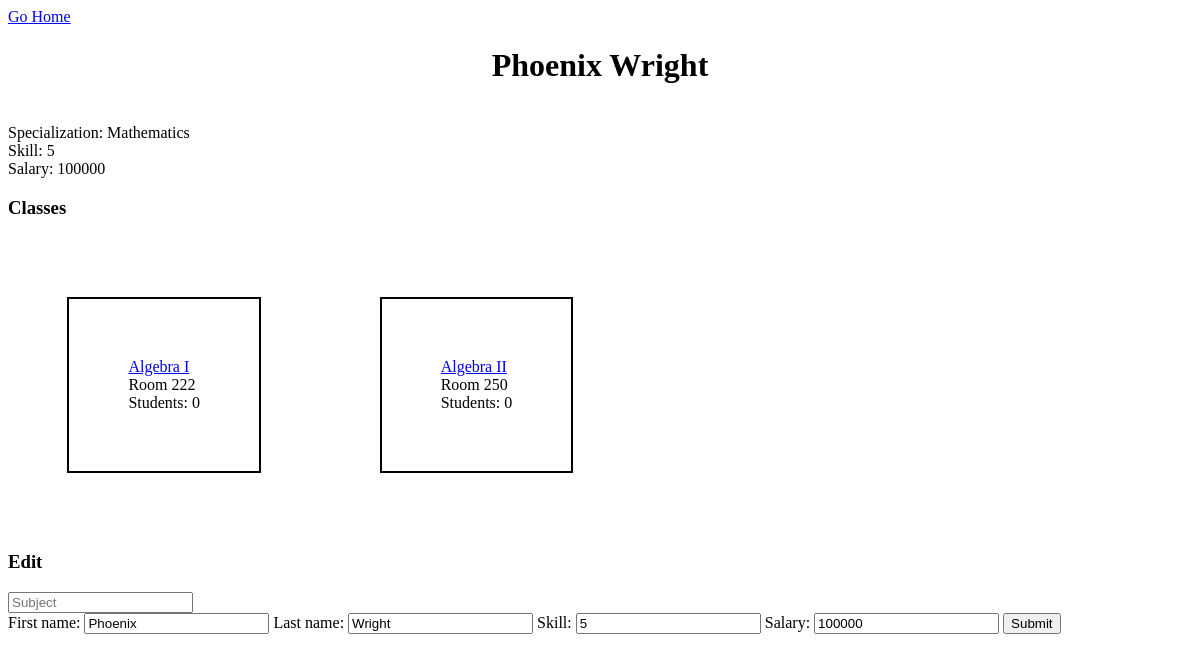
Page /faculty/1 (signed in) on the earlier database version.
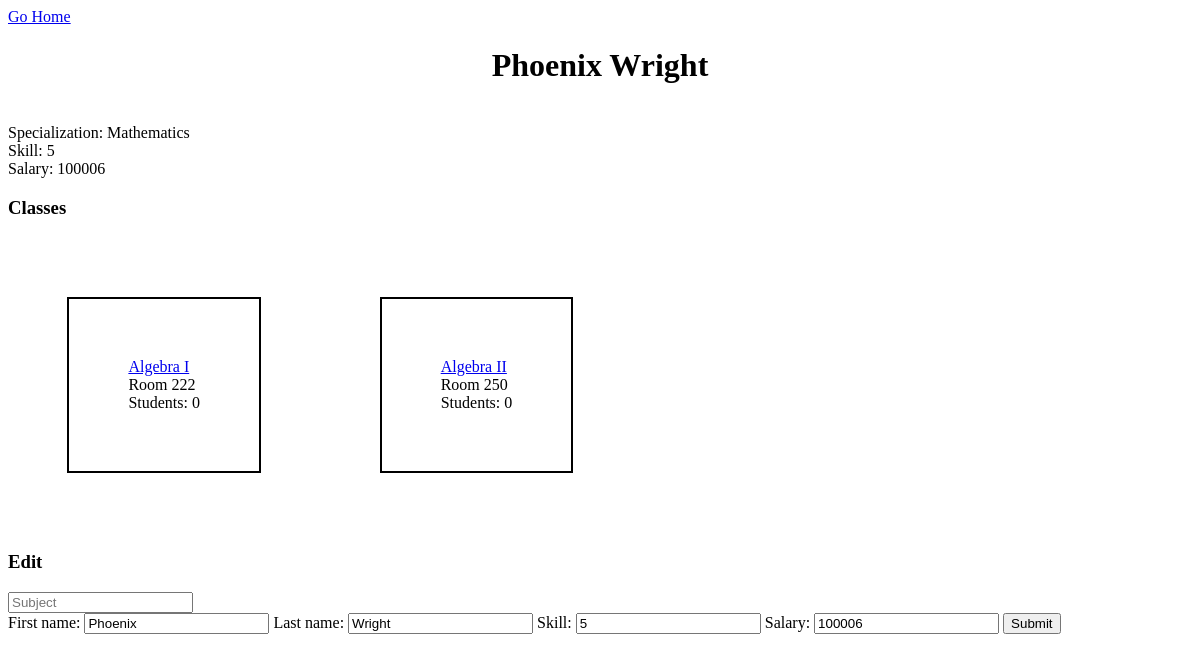
Same page on the later database version.
### main/models.py (models this page shows)
class Teacher(models.Model):
    user = models.ForeignKey(User, on_delete=models.DO_NOTHING, blank=True, null=True)
    first_name = models.CharField(max_length=50)
    last_name = models.CharField(max_length=50)
    subject = models.ForeignKey(Subject, on_delete=models.CASCADE, blank=True, null=True)
    skill = models.IntegerField(validators=[MinValueValidator(0), MaxValueValidator(5)], blank=True, null=True)
    salary = models.IntegerField(validators=[MinValueValidator(1000), MaxValueValidator(999999)], blank=True, null=True)
    def __str__(self):
        return (
                f"{self.first_name+' '+self.last_name}"
        )

class Subject(models.Model):
    user = models.ForeignKey(User, on_delete=models.DO_NOTHING, blank=True, null=True)
    name = models.CharField(max_length=60, unique=True)
    def __str__(self):
        return (
                f"{self.name}"
        )

### main/views.py (the view, shortened to what this page needs)
# urls.py: path('faculty/<int:pk>', views.faculty, name='faculty'),
@login_required(login_url="main:login_view")
def faculty(request, pk):
    teacher = get_object_or_404(Teacher, user_id=request.user.id, id=pk)
    classes = Class.objects.filter(user_id=request.user.id, teacher=teacher)
    subjects = Subject.objects.filter(user_id=request.user.id)
    teacherForm = TeacherForm(instance=teacher)
    return render(request, "main/faculty.html", {
        'teacher': teacher,
        'classes': classes,
        'subjects': subjects,
        'form': teacherForm
    })

### main/forms.py
class TeacherForm(forms.ModelForm):
    class Meta:
        model = Teacher
        fields = '__all__'
        exclude = ['user', 'subject']

### main/models.py (called while the page is built)
    def __str__(self):
        return (
                f"{self.name}"
        )

### main/templates/main/faculty.html (shortened to what this page needs)
{% extends "main/base.html" %}
{% block content %}
{% if request.user.is_authenticated %}
<a href="{% url 'main:home' %}">Go Home</a>
<h1><center>{{teacher|title}}</center></h1>
<br>
Specialization: {{teacher.subject}}
<br>
Skill: {{teacher.skill}}
<br>
Salary: {{teacher.salary}}
<br>
<h3>Classes</h3>
<div id="subject-container" style="display:flex; flex-direction: row;">
{% for class in classes %}
<div id="{{class.id}}" style="padding: 5%; margin: 5%; border: 2px solid">
<a href="{% url 'main:class' class %}">{{class}}</a>
<br>
Room {{class.room}}
<br>
Students: {{ class.students.count }}
<br>
</div>
{% endfor %}
</div>
<h3>Edit</h3>
<form method="POST" action="{% url 'main:faculty' teacher.id %}">
<input name="subject" placeholder="Subject" list="subjectList">
        <br>
{{form}}
<button type="Submit">Submit</button>
</form>
{% endif %}
{% endblock %}

Differences in the rows shown:
changed Teacher "Phoenix Wright": salary "100000" → "100006"
